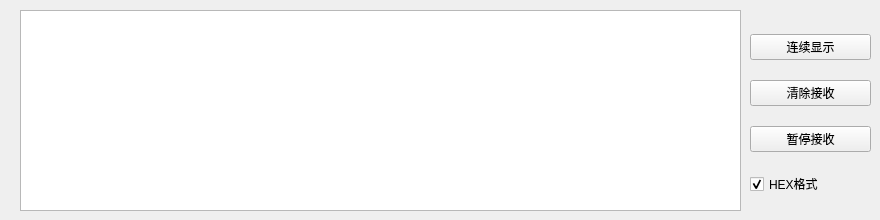
    <widget class="QWidget" name="Totaltab_4">
     <attribute name="title">
      <string>串口接收</string>
     </attribute>
     <widget class="QWidget" name="verticalLayoutWidget_2">
      <property name="geometry">
       <rect>
        <x>750</x>
        <y>20</y>
        <width>121</width>
        <height>191</height>
       </rect>
      </property>
      <layout class="QVBoxLayout" name="verticalLayout_2">
       <item>
        <widget class="QPushButton" name="Com_display_toggle">
         <property name="text">
          <string>连续显示</string>
         </property>
        </widget>
       </item>
       <item>
        <widget class="QPushButton" name="Com_clear_display_btn">
         <property name="text">
          <string>清除接收</string>
         </property>
        </widget>
       </item>
       <item>
        <widget class="QPushButton" name="Com_pause_toggle">
         <property name="text">
          <string>暂停接收</string>
         </property>
        </widget>
       </item>
       <item>
        <widget class="QCheckBox" name="Com_is_hex_checkbox">
         <property name="text">
          <string>HEX格式</string>
         </property>
         <property name="checked">
          <bool>true</bool>
         </property>
        </widget>
       </item>
      </layout>
     </widget>
     <widget class="QWidget" name="horizontalLayoutWidget_2">
      <property name="geometry">
       <rect>
        <x>20</x>
        <y>10</y>
        <width>721</width>
        <height>201</height>
       </rect>
      </property>
      <layout class="QHBoxLayout" name="horizontalLayout_2">
       <item>
        <widget class="QTextBrowser" name="comTextBrowser"/>
       </item>
      </layout>
     </widget>
    </widget>
